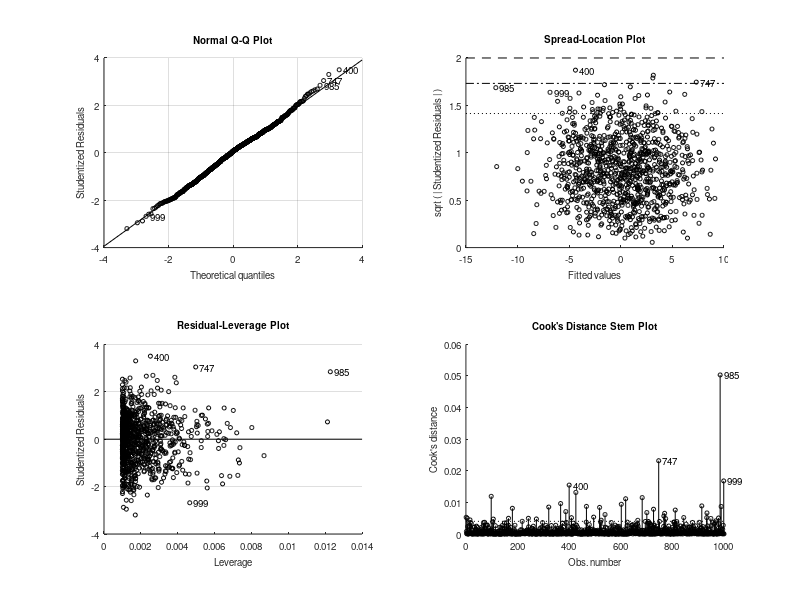

Write the MATLAB code that produced this figure. (Note: this script raises an error after producing the figure.)
% Script to compare regression betas under different collinearity levels
% Comparing: Univariate vs Multivariate models, Original vs Orthogonalized
% NOW WITH: t-tests for coefficients and F-tests for model significance
n = 1000;  % number of observations
true_beta = [2; -1.5; 3];  % true coefficients

%% SCENARIO 1: HIGH COLLINEARITY
fprintf('=== SCENARIO 1: HIGH COLLINEARITY ===\n');

% Create predictors with STRONG correlation
x1_high = randn(n, 1);
x2_high = 0.8*x1_high + sqrt(1-0.8^2)*randn(n, 1);  % r ≈ 0.8
x3_high = 0.6*x1_high + 0.5*x2_high + sqrt(1-0.6^2-0.5^2)*randn(n, 1);

X_high = [x1_high, x2_high, x3_high];
y_high = X_high * true_beta + 0.5*randn(n, 1);

% Apply Gram-Schmidt orthogonalization
X_high_orth = zeros(size(X_high));
X_high_orth(:,1) = X_high(:,1);

for k = 2:size(X_high, 2)
    X_high_orth(:,k) = X_high(:,k);
    for j = 1:k-1
        proj = (X_high(:,k)' * X_high_orth(:,j)) / (X_high_orth(:,j)' * X_high_orth(:,j));
        X_high_orth(:,k) = X_high_orth(:,k) - proj * X_high_orth(:,j);
    end
end

% Initialize storage for statistics
% Structure: [beta, tStat, pValue] for each predictor
stats_univ_orig_high = zeros(3, 3);
stats_univ_orth_high = zeros(3, 3);

% ORIGINAL PREDICTORS - Univariate Models
for i = 1:3
    mdl = fitlm(X_high(:,i), y_high);
    stats_univ_orig_high(i, 1) = mdl.Coefficients.Estimate(2);
    stats_univ_orig_high(i, 2) = mdl.Coefficients.tStat(2);
    stats_univ_orig_high(i, 3) = mdl.Coefficients.pValue(2);
end

% ORIGINAL PREDICTORS - Multivariate Model
mdl_multi_orig_high = fitlm(X_high, y_high);
stats_multi_orig_high = [mdl_multi_orig_high.Coefficients.Estimate(2:4), ...
                         mdl_multi_orig_high.Coefficients.tStat(2:4), ...
                         mdl_multi_orig_high.Coefficients.pValue(2:4)];
fstat_multi_orig_high = mdl_multi_orig_high.ModelFitVsNullModel.Fstat;
fpval_multi_orig_high = mdl_multi_orig_high.ModelFitVsNullModel.Pvalue;
rsq_multi_orig_high = mdl_multi_orig_high.Rsquared.Ordinary;

% ORTHOGONALIZED PREDICTORS - Univariate Models
for i = 1:3
    mdl = fitlm(X_high_orth(:,i), y_high);
    stats_univ_orth_high(i, 1) = mdl.Coefficients.Estimate(2);
    stats_univ_orth_high(i, 2) = mdl.Coefficients.tStat(2);
    stats_univ_orth_high(i, 3) = mdl.Coefficients.pValue(2);
end

% ORTHOGONALIZED PREDICTORS - Multivariate Model
mdl_multi_orth_high = fitlm(X_high_orth, y_high);
stats_multi_orth_high = [mdl_multi_orth_high.Coefficients.Estimate(2:4), ...
                         mdl_multi_orth_high.Coefficients.tStat(2:4), ...
                         mdl_multi_orth_high.Coefficients.pValue(2:4)];
fstat_multi_orth_high = mdl_multi_orth_high.ModelFitVsNullModel.Fstat;
fpval_multi_orth_high = mdl_multi_orth_high.ModelFitVsNullModel.Pvalue;
rsq_multi_orth_high = mdl_multi_orth_high.Rsquared.Ordinary;

% Display results - HIGH COLLINEARITY
fprintf('\nPredictor Correlations (X1-X2, X1-X3, X2-X3): [%.3f, %.3f, %.3f]\n', ...
    corr(X_high(:,1), X_high(:,2)), corr(X_high(:,1), X_high(:,3)), corr(X_high(:,2), X_high(:,3)));

fprintf('\n--- BETA COEFFICIENTS ---\n');
fprintf('%-30s X1: %7.3f  X2: %7.3f  X3: %7.3f\n', ...
    'Univariate Original:', stats_univ_orig_high(1,1), stats_univ_orig_high(2,1), stats_univ_orig_high(3,1));
fprintf('%-30s X1: %7.3f  X2: %7.3f  X3: %7.3f\n', ...
    'Multivariate Original:', stats_multi_orig_high(1,1), stats_multi_orig_high(2,1), stats_multi_orig_high(3,1));
fprintf('%-30s X1: %7.3f  X2: %7.3f  X3: %7.3f\n', ...
    'Univariate Orthogonalized:', stats_univ_orth_high(1,1), stats_univ_orth_high(2,1), stats_univ_orth_high(3,1));
fprintf('%-30s X1: %7.3f  X2: %7.3f  X3: %7.3f\n', ...
    'Multivariate Orthogonalized:', stats_multi_orth_high(1,1), stats_multi_orth_high(2,1), stats_multi_orth_high(3,1));

fprintf('\n--- T-STATISTICS (against zero) ---\n');
fprintf('%-30s X1: %7.2f  X2: %7.2f  X3: %7.2f\n', ...
    'Univariate Original:', stats_univ_orig_high(1,2), stats_univ_orig_high(2,2), stats_univ_orig_high(3,2));
fprintf('%-30s X1: %7.2f  X2: %7.2f  X3: %7.2f\n', ...
    'Multivariate Original:', stats_multi_orig_high(1,2), stats_multi_orig_high(2,2), stats_multi_orig_high(3,2));
fprintf('%-30s X1: %7.2f  X2: %7.2f  X3: %7.2f\n', ...
    'Univariate Orthogonalized:', stats_univ_orth_high(1,2), stats_univ_orth_high(2,2), stats_univ_orth_high(3,2));
fprintf('%-30s X1: %7.2f  X2: %7.2f  X3: %7.2f\n', ...
    'Multivariate Orthogonalized:', stats_multi_orth_high(1,2), stats_multi_orth_high(2,2), stats_multi_orth_high(3,2));

fprintf('\n--- P-VALUES ---\n');
fprintf('%-30s X1: %.2e  X2: %.2e  X3: %.2e\n', ...
    'Univariate Original:', stats_univ_orig_high(1,3), stats_univ_orig_high(2,3), stats_univ_orig_high(3,3));
fprintf('%-30s X1: %.2e  X2: %.2e  X3: %.2e\n', ...
    'Multivariate Original:', stats_multi_orig_high(1,3), stats_multi_orig_high(2,3), stats_multi_orig_high(3,3));
fprintf('%-30s X1: %.2e  X2: %.2e  X3: %.2e\n', ...
    'Univariate Orthogonalized:', stats_univ_orth_high(1,3), stats_univ_orth_high(2,3), stats_univ_orth_high(3,3));
fprintf('%-30s X1: %.2e  X2: %.2e  X3: %.2e\n', ...
    'Multivariate Orthogonalized:', stats_multi_orth_high(1,3), stats_multi_orth_high(2,3), stats_multi_orth_high(3,3));

fprintf('\n--- OMNIBUS F-TEST (Model vs Null) ---\n');
fprintf('%-30s F = %8.2f, p = %.2e, R² = %.4f\n', ...
    'Multivariate Original:', fstat_multi_orig_high, fpval_multi_orig_high, rsq_multi_orig_high);
fprintf('%-30s F = %8.2f, p = %.2e, R² = %.4f\n', ...
    'Multivariate Orthogonalized:', fstat_multi_orth_high, fpval_multi_orth_high, rsq_multi_orth_high);

%% SCENARIO 2: MODERATE COLLINEARITY
fprintf('\n\n=== SCENARIO 2: MODERATE COLLINEARITY ===\n');

% Create predictors with MODERATE correlation
x1_mod = randn(n, 1);
x2_mod = 0.4*x1_mod + sqrt(1-0.4^2)*randn(n, 1);  % r ≈ 0.4
x3_mod = 0.3*x1_mod + 0.3*x2_mod + sqrt(1-0.3^2-0.3^2)*randn(n, 1);

X_mod = [x1_mod, x2_mod, x3_mod];
y_mod = X_mod * true_beta + 0.5*randn(n, 1);

% Apply Gram-Schmidt orthogonalization
X_mod_orth = zeros(size(X_mod));
X_mod_orth(:,1) = X_mod(:,1);

for k = 2:size(X_mod, 2)
    X_mod_orth(:,k) = X_mod(:,k);
    for j = 1:k-1
        proj = (X_mod(:,k)' * X_mod_orth(:,j)) / (X_mod_orth(:,j)' * X_mod_orth(:,j));
        X_mod_orth(:,k) = X_mod_orth(:,k) - proj * X_mod_orth(:,j);
    end
end

% Initialize storage for statistics
stats_univ_orig_mod = zeros(3, 3);
stats_univ_orth_mod = zeros(3, 3);

% ORIGINAL PREDICTORS - Univariate Models
for i = 1:3
    mdl = fitlm(X_mod(:,i), y_mod);
    stats_univ_orig_mod(i, 1) = mdl.Coefficients.Estimate(2);
    stats_univ_orig_mod(i, 2) = mdl.Coefficients.tStat(2);
    stats_univ_orig_mod(i, 3) = mdl.Coefficients.pValue(2);
end

% ORIGINAL PREDICTORS - Multivariate Model
mdl_multi_orig_mod = fitlm(X_mod, y_mod);
stats_multi_orig_mod = [mdl_multi_orig_mod.Coefficients.Estimate(2:4), ...
                        mdl_multi_orig_mod.Coefficients.tStat(2:4), ...
                        mdl_multi_orig_mod.Coefficients.pValue(2:4)];
fstat_multi_orig_mod = mdl_multi_orig_mod.ModelFitVsNullModel.Fstat;
fpval_multi_orig_mod = mdl_multi_orig_mod.ModelFitVsNullModel.Pvalue;
rsq_multi_orig_mod = mdl_multi_orig_mod.Rsquared.Ordinary;

% ORTHOGONALIZED PREDICTORS - Univariate Models
for i = 1:3
    mdl = fitlm(X_mod_orth(:,i), y_mod);
    stats_univ_orth_mod(i, 1) = mdl.Coefficients.Estimate(2);
    stats_univ_orth_mod(i, 2) = mdl.Coefficients.tStat(2);
    stats_univ_orth_mod(i, 3) = mdl.Coefficients.pValue(2);
end

% ORTHOGONALIZED PREDICTORS - Multivariate Model
mdl_multi_orth_mod = fitlm(X_mod_orth, y_mod);
stats_multi_orth_mod = [mdl_multi_orth_mod.Coefficients.Estimate(2:4), ...
                        mdl_multi_orth_mod.Coefficients.tStat(2:4), ...
                        mdl_multi_orth_mod.Coefficients.pValue(2:4)];
fstat_multi_orth_mod = mdl_multi_orth_mod.ModelFitVsNullModel.Fstat;
fpval_multi_orth_mod = mdl_multi_orth_mod.ModelFitVsNullModel.Pvalue;
rsq_multi_orth_mod = mdl_multi_orth_mod.Rsquared.Ordinary;

% Display results - MODERATE COLLINEARITY
fprintf('\nPredictor Correlations (X1-X2, X1-X3, X2-X3): [%.3f, %.3f, %.3f]\n', ...
    corr(X_mod(:,1), X_mod(:,2)), corr(X_mod(:,1), X_mod(:,3)), corr(X_mod(:,2), X_mod(:,3)));

fprintf('\n--- BETA COEFFICIENTS ---\n');
fprintf('%-30s X1: %7.3f  X2: %7.3f  X3: %7.3f\n', ...
    'Univariate Original:', stats_univ_orig_mod(1,1), stats_univ_orig_mod(2,1), stats_univ_orig_mod(3,1));
fprintf('%-30s X1: %7.3f  X2: %7.3f  X3: %7.3f\n', ...
    'Multivariate Original:', stats_multi_orig_mod(1,1), stats_multi_orig_mod(2,1), stats_multi_orig_mod(3,1));
fprintf('%-30s X1: %7.3f  X2: %7.3f  X3: %7.3f\n', ...
    'Univariate Orthogonalized:', stats_univ_orth_mod(1,1), stats_univ_orth_mod(2,1), stats_univ_orth_mod(3,1));
fprintf('%-30s X1: %7.3f  X2: %7.3f  X3: %7.3f\n', ...
    'Multivariate Orthogonalized:', stats_multi_orth_mod(1,1), stats_multi_orth_mod(2,1), stats_multi_orth_mod(3,1));

fprintf('\n--- T-STATISTICS (against zero) ---\n');
fprintf('%-30s X1: %7.2f  X2: %7.2f  X3: %7.2f\n', ...
    'Univariate Original:', stats_univ_orig_mod(1,2), stats_univ_orig_mod(2,2), stats_univ_orig_mod(3,2));
fprintf('%-30s X1: %7.2f  X2: %7.2f  X3: %7.2f\n', ...
    'Multivariate Original:', stats_multi_orig_mod(1,2), stats_multi_orig_mod(2,2), stats_multi_orig_mod(3,2));
fprintf('%-30s X1: %7.2f  X2: %7.2f  X3: %7.2f\n', ...
    'Univariate Orthogonalized:', stats_univ_orth_mod(1,2), stats_univ_orth_mod(2,2), stats_univ_orth_mod(3,2));
fprintf('%-30s X1: %7.2f  X2: %7.2f  X3: %7.2f\n', ...
    'Multivariate Orthogonalized:', stats_multi_orth_mod(1,2), stats_multi_orth_mod(2,2), stats_multi_orth_mod(3,2));

fprintf('\n--- P-VALUES ---\n');
fprintf('%-30s X1: %.2e  X2: %.2e  X3: %.2e\n', ...
    'Univariate Original:', stats_univ_orig_mod(1,3), stats_univ_orig_mod(2,3), stats_univ_orig_mod(3,3));
fprintf('%-30s X1: %.2e  X2: %.2e  X3: %.2e\n', ...
    'Multivariate Original:', stats_multi_orig_mod(1,3), stats_multi_orig_mod(2,3), stats_multi_orig_mod(3,3));
fprintf('%-30s X1: %.2e  X2: %.2e  X3: %.2e\n', ...
    'Univariate Orthogonalized:', stats_univ_orth_mod(1,3), stats_univ_orth_mod(2,3), stats_univ_orth_mod(3,3));
fprintf('%-30s X1: %.2e  X2: %.2e  X3: %.2e\n', ...
    'Multivariate Orthogonalized:', stats_multi_orth_mod(1,3), stats_multi_orth_mod(2,3), stats_multi_orth_mod(3,3));

fprintf('\n--- OMNIBUS F-TEST (Model vs Null) ---\n');
fprintf('%-30s F = %8.2f, p = %.2e, R² = %.4f\n', ...
    'Multivariate Original:', fstat_multi_orig_mod, fpval_multi_orig_mod, rsq_multi_orig_mod);
fprintf('%-30s F = %8.2f, p = %.2e, R² = %.4f\n', ...
    'Multivariate Orthogonalized:', fstat_multi_orth_mod, fpval_multi_orth_mod, rsq_multi_orth_mod);

%% VISUALIZATION 1: ORIGINAL DATA STRUCTURE
fig1 = figure('Position', [50, 50, 1400, 900]);
sgtitle('Original Data: Predictor Relationships (Before Orthogonalization)', 'FontSize', 16, 'FontWeight', 'bold');

% HIGH COLLINEARITY - Correlation Matrix (Original)
subplot(2,4,1);
corr_matrix_high = corr(X_high);
imagesc(corr_matrix_high);
colorbar;
caxis([-1 1]);
colormap(gca, jet);
title('HIGH COL - Predictor Correlations', 'FontSize', 11, 'FontWeight', 'bold');
xlabel('Predictor', 'FontSize', 9);
ylabel('Predictor', 'FontSize', 9);
set(gca, 'XTick', 1:3, 'YTick', 1:3, 'XTickLabel', {'X1','X2','X3'}, 'YTickLabel', {'X1','X2','X3'});
for i = 1:3
    for j = 1:3
        text(j, i, sprintf('%.2f', corr_matrix_high(i,j)), ...
            'HorizontalAlignment', 'center', 'FontSize', 10, ...
            'FontWeight', 'bold', 'Color', 'w');
    end
end

% HIGH COLLINEARITY - Scatter Plots (Original)
for i = 1:3
    subplot(2,4,i+1);
    scatter(X_high(:,i), y_high, 20, 'filled', 'MarkerFaceAlpha', 0.5);
    hold on;
    p = polyfit(X_high(:,i), y_high, 1);
    x_line = linspace(min(X_high(:,i)), max(X_high(:,i)), 100);
    y_line = polyval(p, x_line);
    plot(x_line, y_line, 'r-', 'LineWidth', 2.5);
    hold off;
    title(sprintf('X%d vs Y (r=%.2f)', i, corr(X_high(:,i), y_high)), 'FontSize', 10, 'FontWeight', 'bold');
    xlabel(sprintf('X%d', i), 'FontSize', 9);
    ylabel('Y', 'FontSize', 9);
    grid on;
end

% MODERATE COLLINEARITY - Correlation Matrix (Original)
subplot(2,4,5);
corr_matrix_mod = corr(X_mod);
imagesc(corr_matrix_mod);
colorbar;
caxis([-1 1]);
colormap(gca, jet);
title('MOD COL - Predictor Correlations', 'FontSize', 11, 'FontWeight', 'bold');
xlabel('Predictor', 'FontSize', 9);
ylabel('Predictor', 'FontSize', 9);
set(gca, 'XTick', 1:3, 'YTick', 1:3, 'XTickLabel', {'X1','X2','X3'}, 'YTickLabel', {'X1','X2','X3'});
for i = 1:3
    for j = 1:3
        text(j, i, sprintf('%.2f', corr_matrix_mod(i,j)), ...
            'HorizontalAlignment', 'center', 'FontSize', 10, ...
            'FontWeight', 'bold', 'Color', 'w');
    end
end

% MODERATE COLLINEARITY - Scatter Plots (Original)
for i = 1:3
    subplot(2,4,i+5);
    scatter(X_mod(:,i), y_mod, 20, 'filled', 'MarkerFaceAlpha', 0.5);
    hold on;
    p = polyfit(X_mod(:,i), y_mod, 1);
    x_line = linspace(min(X_mod(:,i)), max(X_mod(:,i)), 100);
    y_line = polyval(p, x_line);
    plot(x_line, y_line, 'r-', 'LineWidth', 2.5);
    hold off;
    title(sprintf('X%d vs Y (r=%.2f)', i, corr(X_mod(:,i), y_mod)), 'FontSize', 10, 'FontWeight', 'bold');
    xlabel(sprintf('X%d', i), 'FontSize', 9);
    ylabel('Y', 'FontSize', 9);
    grid on;
end

%% VISUALIZATION 2: ORTHOGONALIZED DATA STRUCTURE
fig2 = figure('Position', [100, 100, 1400, 900]);
sgtitle('Orthogonalized Data: Predictor Relationships (After Orthogonalization)', 'FontSize', 16, 'FontWeight', 'bold');

% HIGH COLLINEARITY - Correlation Matrix (Orthogonalized)
subplot(2,4,1);
corr_matrix_high_orth = corr(X_high_orth);
imagesc(corr_matrix_high_orth);
colorbar;
caxis([-1 1]);
colormap(gca, jet);
title('HIGH COL - Predictor Correlations', 'FontSize', 11, 'FontWeight', 'bold');
xlabel('Predictor', 'FontSize', 9);
ylabel('Predictor', 'FontSize', 9);
set(gca, 'XTick', 1:3, 'YTick', 1:3, 'XTickLabel', {'X1','X2','X3'}, 'YTickLabel', {'X1','X2','X3'});
for i = 1:3
    for j = 1:3
        text(j, i, sprintf('%.2f', corr_matrix_high_orth(i,j)), ...
            'HorizontalAlignment', 'center', 'FontSize', 10, ...
            'FontWeight', 'bold', 'Color', 'w');
    end
end

% HIGH COLLINEARITY - Scatter Plots (Orthogonalized)
for i = 1:3
    subplot(2,4,i+1);
    scatter(X_high_orth(:,i), y_high, 20, 'filled', 'MarkerFaceAlpha', 0.5, 'MarkerFaceColor', [0.2 0.6 0.8]);
    hold on;
    p = polyfit(X_high_orth(:,i), y_high, 1);
    x_line = linspace(min(X_high_orth(:,i)), max(X_high_orth(:,i)), 100);
    y_line = polyval(p, x_line);
    plot(x_line, y_line, 'g-', 'LineWidth', 2.5);
    hold off;
    title(sprintf('Orth X%d vs Y (r=%.2f)', i, corr(X_high_orth(:,i), y_high)), 'FontSize', 10, 'FontWeight', 'bold');
    xlabel(sprintf('Orth X%d', i), 'FontSize', 9);
    ylabel('Y', 'FontSize', 9);
    grid on;
end

% MODERATE COLLINEARITY - Correlation Matrix (Orthogonalized)
subplot(2,4,5);
corr_matrix_mod_orth = corr(X_mod_orth);
imagesc(corr_matrix_mod_orth);
colorbar;
caxis([-1 1]);
colormap(gca, jet);
title('MOD COL - Predictor Correlations', 'FontSize', 11, 'FontWeight', 'bold');
xlabel('Predictor', 'FontSize', 9);
ylabel('Predictor', 'FontSize', 9);
set(gca, 'XTick', 1:3, 'YTick', 1:3, 'XTickLabel', {'X1','X2','X3'}, 'YTickLabel', {'X1','X2','X3'});
for i = 1:3
    for j = 1:3
        text(j, i, sprintf('%.2f', corr_matrix_mod_orth(i,j)), ...
            'HorizontalAlignment', 'center', 'FontSize', 10, ...
            'FontWeight', 'bold', 'Color', 'w');
    end
end

% MODERATE COLLINEARITY - Scatter Plots (Orthogonalized)
for i = 1:3
    subplot(2,4,i+5);
    scatter(X_mod_orth(:,i), y_mod, 20, 'filled', 'MarkerFaceAlpha', 0.5, 'MarkerFaceColor', [0.2 0.6 0.8]);
    hold on;
    p = polyfit(X_mod_orth(:,i), y_mod, 1);
    x_line = linspace(min(X_mod_orth(:,i)), max(X_mod_orth(:,i)), 100);
    y_line = polyval(p, x_line);
    plot(x_line, y_line, 'g-', 'LineWidth', 2.5);
    hold off;
    title(sprintf('Orth X%d vs Y (r=%.2f)', i, corr(X_mod_orth(:,i), y_mod)), 'FontSize', 10, 'FontWeight', 'bold');
    xlabel(sprintf('Orth X%d', i), 'FontSize', 9);
    ylabel('Y', 'FontSize', 9);
    grid on;
end

%% VISUALIZATION 3: BETA COMPARISON
fig3 = figure('Position', [150, 150, 1400, 900]);
sgtitle('Beta Coefficient Comparison: Original vs Orthogonalized', 'FontSize', 16, 'FontWeight', 'bold');

x_pos = 1:3;
bar_width = 0.18;
bar_positions = [-1.5, -0.5, 0.5, 1.5] * bar_width;

% HIGH COLLINEARITY - Betas
subplot(2,2,1);
hold on;
for i = 1:3
    bar(i + bar_positions(1), stats_univ_orig_high(i,1), bar_width, 'FaceColor', [0.8 0.2 0.2]);
    bar(i + bar_positions(2), stats_multi_orig_high(i,1), bar_width, 'FaceColor', [0.2 0.2 0.8]);
    bar(i + bar_positions(3), stats_univ_orth_high(i,1), bar_width, 'FaceColor', [1 0.6 0.6]);
    bar(i + bar_positions(4), stats_multi_orth_high(i,1), bar_width, 'FaceColor', [0.6 0.6 1]);
end
hold off;
ylabel('Beta Coefficient', 'FontSize', 11, 'FontWeight', 'bold');
title('HIGH COLLINEARITY', 'FontSize', 12, 'FontWeight', 'bold');
set(gca, 'XTick', x_pos, 'XTickLabel', {'X1', 'X2', 'X3'});
legend({'Univ Orig', 'Multi Orig', 'Univ Orth', 'Multi Orth'}, 'Location', 'best');
grid on;
yline(0, 'k--', 'LineWidth', 1);
xlim([0.5 3.5]);

% HIGH COLLINEARITY - Differences
subplot(2,2,2);
diff_orig_high = stats_univ_orig_high(:,1) - stats_multi_orig_high(:,1);
diff_orth_high = stats_univ_orth_high(:,1) - stats_multi_orth_high(:,1);
hold on;
for i = 1:3
    bar(i - 0.15, diff_orig_high(i), 0.25, 'FaceColor', [0.8 0.4 0.2]);
    bar(i + 0.15, diff_orth_high(i), 0.25, 'FaceColor', [0.2 0.8 0.4]);
end
hold off;
ylabel('Beta Difference (Univ - Multi)', 'FontSize', 11, 'FontWeight', 'bold');
title('HIGH COLLINEARITY - Differences', 'FontSize', 12, 'FontWeight', 'bold');
set(gca, 'XTick', x_pos, 'XTickLabel', {'X1', 'X2', 'X3'});
legend({'Original', 'Orthogonalized'}, 'Location', 'best');
grid on;
yline(0, 'k--', 'LineWidth', 1.5);
xlim([0.5 3.5]);

% MODERATE COLLINEARITY - Betas
subplot(2,2,3);
hold on;
for i = 1:3
    bar(i + bar_positions(1), stats_univ_orig_mod(i,1), bar_width, 'FaceColor', [0.8 0.2 0.2]);
    bar(i + bar_positions(2), stats_multi_orig_mod(i,1), bar_width, 'FaceColor', [0.2 0.2 0.8]);
    bar(i + bar_positions(3), stats_univ_orth_mod(i,1), bar_width, 'FaceColor', [1 0.6 0.6]);
    bar(i + bar_positions(4), stats_multi_orth_mod(i,1), bar_width, 'FaceColor', [0.6 0.6 1]);
end
hold off;
ylabel('Beta Coefficient', 'FontSize', 11, 'FontWeight', 'bold');
title('MODERATE COLLINEARITY', 'FontSize', 12, 'FontWeight', 'bold');
set(gca, 'XTick', x_pos, 'XTickLabel', {'X1', 'X2', 'X3'});
legend({'Univ Orig', 'Multi Orig', 'Univ Orth', 'Multi Orth'}, 'Location', 'best');
grid on;
yline(0, 'k--', 'LineWidth', 1);
xlim([0.5 3.5]);

% MODERATE COLLINEARITY - Differences
subplot(2,2,4);
diff_orig_mod = stats_univ_orig_mod(:,1) - stats_multi_orig_mod(:,1);
diff_orth_mod = stats_univ_orth_mod(:,1) - stats_multi_orth_mod(:,1);
hold on;
for i = 1:3
    bar(i - 0.15, diff_orig_mod(i), 0.25, 'FaceColor', [0.8 0.4 0.2]);
    bar(i + 0.15, diff_orth_mod(i), 0.25, 'FaceColor', [0.2 0.8 0.4]);
end
hold off;
ylabel('Beta Difference (Univ - Multi)', 'FontSize', 11, 'FontWeight', 'bold');
title('MODERATE COLLINEARITY - Differences', 'FontSize', 12, 'FontWeight', 'bold');
set(gca, 'XTick', x_pos, 'XTickLabel', {'X1', 'X2', 'X3'});
legend({'Original', 'Orthogonalized'}, 'Location', 'best');
grid on;
yline(0, 'k--', 'LineWidth', 1.5);
xlim([0.5 3.5]);

%% VISUALIZATION 4: T-STATISTICS COMPARISON
fig4 = figure('Position', [200, 200, 1400, 900]);
sgtitle('T-Statistics Comparison: Original vs Orthogonalized', 'FontSize', 16, 'FontWeight', 'bold');

% HIGH COLLINEARITY - T-stats
subplot(2,2,1);
hold on;
for i = 1:3
    bar(i + bar_positions(1), stats_univ_orig_high(i,2), bar_width, 'FaceColor', [0.8 0.2 0.2]);
    bar(i + bar_positions(2), stats_multi_orig_high(i,2), bar_width, 'FaceColor', [0.2 0.2 0.8]);
    bar(i + bar_positions(3), stats_univ_orth_high(i,2), bar_width, 'FaceColor', [1 0.6 0.6]);
    bar(i + bar_positions(4), stats_multi_orth_high(i,2), bar_width, 'FaceColor', [0.6 0.6 1]);
end
yline(1.96, 'k--', 'LineWidth', 1.5, 'Label', 'p=0.05');
yline(-1.96, 'k--', 'LineWidth', 1.5);
hold off;
ylabel('T-Statistic', 'FontSize', 11, 'FontWeight', 'bold');
title('HIGH COLLINEARITY - T-Statistics', 'FontSize', 12, 'FontWeight', 'bold');
set(gca, 'XTick', 1:3, 'XTickLabel', {'X1', 'X2', 'X3'});
legend({'Univ Orig', 'Multi Orig', 'Univ Orth', 'Multi Orth'}, 'Location', 'best');
grid on;
xlim([0.5 3.5]);

% HIGH COLLINEARITY - T-stat Differences
subplot(2,2,2);
diff_tstat_orig_high = stats_univ_orig_high(:,2) - stats_multi_orig_high(:,2);
diff_tstat_orth_high = stats_univ_orth_high(:,2) - stats_multi_orth_high(:,2);
hold on;
for i = 1:3
    bar(i - 0.15, diff_tstat_orig_high(i), 0.25, 'FaceColor', [0.8 0.4 0.2]);
    bar(i + 0.15, diff_tstat_orth_high(i), 0.25, 'FaceColor', [0.2 0.8 0.4]);
end
hold off;
ylabel('T-Stat Difference (Univ - Multi)', 'FontSize', 11, 'FontWeight', 'bold');
title('HIGH COLLINEARITY - T-Stat Differences', 'FontSize', 12, 'FontWeight', 'bold');
set(gca, 'XTick', x_pos, 'XTickLabel', {'X1', 'X2', 'X3'});
legend({'Original', 'Orthogonalized'}, 'Location', 'best');
grid on;
yline(0, 'k--', 'LineWidth', 1.5);
xlim([0.5 3.5]);

% MODERATE COLLINEARITY - T-stats
subplot(2,2,3);
hold on;
for i = 1:3
    bar(i + bar_positions(1), stats_univ_orig_mod(i,2), bar_width, 'FaceColor', [0.8 0.2 0.2]);
    bar(i + bar_positions(2), stats_multi_orig_mod(i,2), bar_width, 'FaceColor', [0.2 0.2 0.8]);
    bar(i + bar_positions(3), stats_univ_orth_mod(i,2), bar_width, 'FaceColor', [1 0.6 0.6]);
    bar(i + bar_positions(4), stats_multi_orth_mod(i,2), bar_width, 'FaceColor', [0.6 0.6 1]);
end
yline(1.96, 'k--', 'LineWidth', 1.5, 'Label', 'p=0.05');
yline(-1.96, 'k--', 'LineWidth', 1.5);
hold off;
ylabel('T-Statistic', 'FontSize', 11, 'FontWeight', 'bold');
title('MODERATE COLLINEARITY - T-Statistics', 'FontSize', 12, 'FontWeight', 'bold');
set(gca, 'XTick', 1:3, 'XTickLabel', {'X1', 'X2', 'X3'});
legend({'Univ Orig', 'Multi Orig', 'Univ Orth', 'Multi Orth'}, 'Location', 'best');
grid on;
xlim([0.5 3.5]);

% MODERATE COLLINEARITY - T-stat Differences
subplot(2,2,4);
diff_tstat_orig_mod = stats_univ_orig_mod(:,2) - stats_multi_orig_mod(:,2);
diff_tstat_orth_mod = stats_univ_orth_mod(:,2) - stats_multi_orth_mod(:,2);
hold on;
for i = 1:3
    bar(i - 0.15, diff_tstat_orig_mod(i), 0.25, 'FaceColor', [0.8 0.4 0.2]);
    bar(i + 0.15, diff_tstat_orth_mod(i), 0.25, 'FaceColor', [0.2 0.8 0.4]);
end
hold off;
ylabel('T-Stat Difference (Univ - Multi)', 'FontSize', 11, 'FontWeight', 'bold');
title('MODERATE COLLINEARITY - T-Stat Differences', 'FontSize', 12, 'FontWeight', 'bold');
set(gca, 'XTick', x_pos, 'XTickLabel', {'X1', 'X2', 'X3'});
legend({'Original', 'Orthogonalized'}, 'Location', 'best');
grid on;
yline(0, 'k--', 'LineWidth', 1.5);
xlim([0.5 3.5]);

%% VISUALIZATION 5: F-TEST COMPARISON
fig5 = figure('Position', [250, 250, 800, 400]);
sgtitle('Omnibus F-Test: Model Significance', 'FontSize', 16, 'FontWeight', 'bold');

% HIGH COLLINEARITY - F-test comparison
subplot(1,2,1);
f_data_high = [fstat_multi_orig_high, fstat_multi_orth_high];
bar(f_data_high);
ylabel('F-Statistic', 'FontSize', 11, 'FontWeight', 'bold');
title(sprintf('HIGH COLLINEARITY\nOrig: F=%.1f, Orth: F=%.1f', ...
    fstat_multi_orig_high, fstat_multi_orth_high), 'FontSize', 11, 'FontWeight', 'bold');
set(gca, 'XTick', 1:2, 'XTickLabel', {'Original', 'Orthogonalized'});
grid on;
text(1, fstat_multi_orig_high*0.9, sprintf('R²=%.3f\np=%.2e', rsq_multi_orig_high, fpval_multi_orig_high), ...
    'HorizontalAlignment', 'center', 'FontSize', 9);
text(2, fstat_multi_orth_high*0.9, sprintf('R²=%.3f\np=%.2e', rsq_multi_orth_high, fpval_multi_orth_high), ...
    'HorizontalAlignment', 'center', 'FontSize', 9);

% MODERATE COLLINEARITY - F-test comparison
subplot(1,2,2);
f_data_mod = [fstat_multi_orig_mod, fstat_multi_orth_mod];
bar(f_data_mod);
ylabel('F-Statistic', 'FontSize', 11, 'FontWeight', 'bold');
title(sprintf('MODERATE COLLINEARITY\nOrig: F=%.1f, Orth: F=%.1f', ...
    fstat_multi_orig_mod, fstat_multi_orth_mod), 'FontSize', 11, 'FontWeight', 'bold');
set(gca, 'XTick', 1:2, 'XTickLabel', {'Original', 'Orthogonalized'});
grid on;
text(1, fstat_multi_orig_mod*0.9, sprintf('R²=%.3f\np=%.2e', rsq_multi_orig_mod, fpval_multi_orig_mod), ...
    'HorizontalAlignment', 'center', 'FontSize', 9);
text(2, fstat_multi_orth_mod*0.9, sprintf('R²=%.3f\np=%.2e', rsq_multi_orth_mod, fpval_multi_orth_mod), ...
    'HorizontalAlignment', 'center', 'FontSize', 9);

%% SUMMARY
fprintf('\n\n=== KEY FINDINGS SUMMARY ===\n');
fprintf('Expected: Univariate Original > Multivariate Original (due to collinearity)\n');
fprintf('Key Question: Are Univariate Orthogonalized ≈ Multivariate Orthogonalized?\n');
fprintf('              If YES → Orthogonalization successfully removes collinearity effects\n\n');

fprintf('HIGH COLLINEARITY:\n');
fprintf('  Beta Differences (Univ - Multi):\n');
fprintf('    Original:       X1=%+.3f, X2=%+.3f, X3=%+.3f\n', diff_orig_high(1), diff_orig_high(2), diff_orig_high(3));
fprintf('    Orthogonalized: X1=%+.3f, X2=%+.3f, X3=%+.3f\n', diff_orth_high(1), diff_orth_high(2), diff_orth_high(3));
fprintf('  T-Stat Differences (Univ - Multi):\n');
fprintf('    Original:       X1=%+.2f, X2=%+.2f, X3=%+.2f\n', diff_tstat_orig_high(1), diff_tstat_orig_high(2), diff_tstat_orig_high(3));
fprintf('    Orthogonalized: X1=%+.2f, X2=%+.2f, X3=%+.2f\n', diff_tstat_orth_high(1), diff_tstat_orth_high(2), diff_tstat_orth_high(3));

fprintf('\nMODERATE COLLINEARITY:\n');
fprintf('  Beta Differences (Univ - Multi):\n');
fprintf('    Original:       X1=%+.3f, X2=%+.3f, X3=%+.3f\n', diff_orig_mod(1), diff_orig_mod(2), diff_orig_mod(3));
fprintf('    Orthogonalized: X1=%+.3f, X2=%+.3f, X3=%+.3f\n', diff_orth_mod(1), diff_orth_mod(2), diff_orth_mod(3));
fprintf('  T-Stat Differences (Univ - Multi):\n');
fprintf('    Original:       X1=%+.2f, X2=%+.2f, X3=%+.2f\n', diff_tstat_orig_mod(1), diff_tstat_orig_mod(2), diff_tstat_orig_mod(3));
fprintf('    Orthogonalized: X1=%+.2f, X2=%+.2f, X3=%+.2f\n', diff_tstat_orth_mod(1), diff_tstat_orth_mod(2), diff_tstat_orth_mod(3));

fprintf('\n=== INTERPRETATION ===\n');
fprintf('1. T-tests: Higher |t| = more significant effect of that predictor\n');
fprintf('   - Collinearity inflates SE, reducing t-stats in multivariate models\n');
fprintf('   - Orthogonalization should equalize Univ vs Multi t-stats\n');
fprintf('2. F-test: Tests if ALL predictors jointly explain significant variance\n');
fprintf('   - Should be similar for Original vs Orthogonalized (same total R²)\n');
fprintf('3. Key insight: If Orth closes the Univ-Multi gap, collinearity was the culprit\n');

%% SAVE ALL FIGURES
fprintf('\n=== SAVING FIGURES ===\n');

saveas(fig1, 'fig1_original_data_structure.svg');
saveas(fig2, 'fig2_orthogonalized_data_structure.svg');
saveas(fig3, 'fig3_beta_comparison.svg');
saveas(fig4, 'fig4_tstatistics_comparison.svg');
saveas(fig5, 'fig5_ftest_comparison.svg');

fprintf('Figures saved to: %s\n', pwd);
fprintf('  - fig1_original_data_structure.svg\n');
fprintf('  - fig2_orthogonalized_data_structure.svg\n');
fprintf('  - fig3_beta_comparison.svg\n');
fprintf('  - fig4_tstatistics_comparison.svg\n');
fprintf('  - fig5_ftest_comparison.svg\n');

close(fig1);
close(fig2);
close(fig3);
close(fig4);
close(fig5);

fprintf('All figures saved and closed.\n');
fprintf('Done!\n');